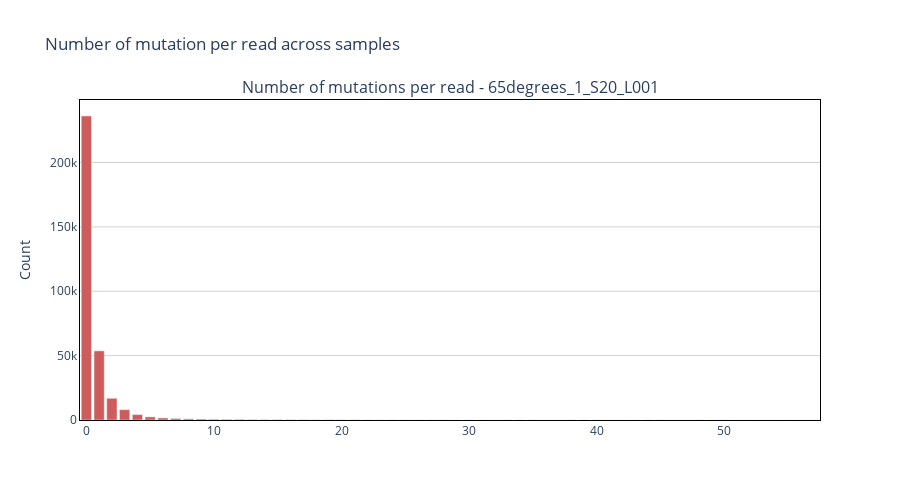

The code cell stored with this chart in its notebook:
### Markdown cell above
## Mutations per read per sample

### Code cell
fig = study.mutations_per_read_per_sample(
    sample = sample,
)['fig']

fig.show()

fig.write_html(os.path.join(path_figs, 'mutations_per_read_per_sample.html'))

### Figure 1 — Plotly figure (JSON) as saved in the notebook; plotly's stock layout.template omitted (floating-point values rounded to 4 significant figures; data arrays with more than 128 entries replaced by an {"elided": "..."} marker saying what was removed)
{"data": [{"marker": {"color": "indianred"}, "showlegend": false, "type": "bar", "x": [0, 1, 2, 3, 4, 5, 6, 7, 8, 9, 10, 11, 12, 13, 14, 15, 16, 17, 18, 19, 20, 21, 22, 23, 24, 25, 26, 27, 28, 29, 30, 31, 32, 33, 34, 35, 36, 37, 38, 39, 40, 41, 42, 43, 44, 45, 46, 47, 48, 49, 50, 51, 52, 53, 54, 55, 56, 57], "xaxis": "x", "y": {"elided": "169 int values"}, "yaxis": "y"}], "layout": {"annotations": [{"font": {"size": 16}, "showarrow": false, "text": "Number of mutations per read - 65degrees_1_S20_L001", "x": 0.5, "xanchor": "center", "xref": "paper", "y": 1, "yanchor": "bottom", "yref": "paper"}], "autosize": true, "height": 500, "paper_bgcolor": "white", "plot_bgcolor": "white", "title": {"text": "Number of mutation per read across samples"}, "xaxis": {"anchor": "y", "autorange": true, "domain": [0, 1], "dtick": 10, "linecolor": "black", "linewidth": 1, "mirror": true}, "yaxis": {"anchor": "x", "domain": [0, 1], "gridcolor": "lightgray", "linecolor": "black", "linewidth": 1, "mirror": true, "title": {"text": "Count"}}}}
